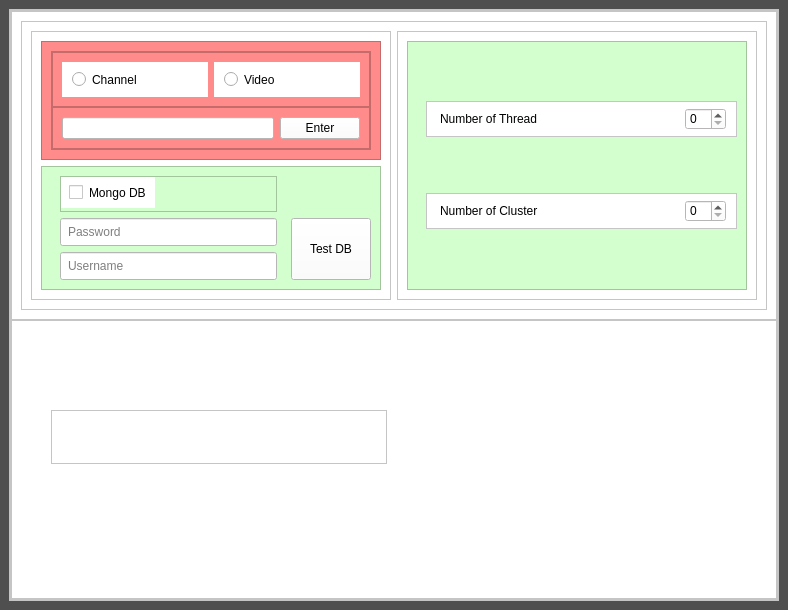
<?xml version="1.0" encoding="UTF-8"?>
<ui version="4.0">
 <class>MainWindow</class>
 <widget class="QMainWindow" name="MainWindow">
  <property name="geometry">
   <rect>
    <x>0</x>
    <y>0</y>
    <width>788</width>
    <height>610</height>
   </rect>
  </property>
  <property name="windowTitle">
   <string>MainWindow</string>
  </property>
  <property name="styleSheet">
   <string notr="true">background:  rgb(79, 79, 79);</string>
  </property>
  <widget class="QWidget" name="centralwidget">
   <layout class="QVBoxLayout" name="verticalLayout">
    <property name="spacing">
     <number>0</number>
    </property>
    <property name="leftMargin">
     <number>9</number>
    </property>
    <item>
     <widget class="QFrame" name="frame">
      <property name="styleSheet">
       <string notr="true">background: white;</string>
      </property>
      <property name="frameShape">
       <enum>QFrame::StyledPanel</enum>
      </property>
      <property name="frameShadow">
       <enum>QFrame::Raised</enum>
      </property>
      <layout class="QHBoxLayout" name="horizontalLayout">
       <property name="spacing">
        <number>0</number>
       </property>
       <property name="leftMargin">
        <number>0</number>
       </property>
       <property name="topMargin">
        <number>0</number>
       </property>
       <property name="rightMargin">
        <number>0</number>
       </property>
       <property name="bottomMargin">
        <number>0</number>
       </property>
       <item>
        <widget class="QFrame" name="frame_2">
         <property name="frameShape">
          <enum>QFrame::StyledPanel</enum>
         </property>
         <property name="frameShadow">
          <enum>QFrame::Raised</enum>
         </property>
         <property name="lineWidth">
          <number>0</number>
         </property>
         <layout class="QVBoxLayout" name="verticalLayout_2" stretch="0,0">
          <property name="spacing">
           <number>0</number>
          </property>
          <property name="leftMargin">
           <number>0</number>
          </property>
          <property name="topMargin">
           <number>0</number>
          </property>
          <property name="rightMargin">
           <number>0</number>
          </property>
          <property name="bottomMargin">
           <number>0</number>
          </property>
          <item>
           <widget class="QFrame" name="frame_3">
            <property name="frameShape">
             <enum>QFrame::StyledPanel</enum>
            </property>
            <property name="frameShadow">
             <enum>QFrame::Raised</enum>
            </property>
            <layout class="QHBoxLayout" name="horizontalLayout_2" stretch="1">
             <item>
              <widget class="QFrame" name="frame_6">
               <property name="frameShape">
                <enum>QFrame::StyledPanel</enum>
               </property>
               <property name="frameShadow">
                <enum>QFrame::Raised</enum>
               </property>
               <layout class="QHBoxLayout" name="horizontalLayout_5" stretch="1,1">
                <item>
                 <widget class="QFrame" name="frame_5">
                  <property name="frameShape">
                   <enum>QFrame::StyledPanel</enum>
                  </property>
                  <property name="frameShadow">
                   <enum>QFrame::Raised</enum>
                  </property>
                  <layout class="QVBoxLayout" name="verticalLayout_3" stretch="0,0">
                   <item>
                    <widget class="QFrame" name="frame_12">
                     <property name="styleSheet">
                      <string notr="true">background-color: rgb(255, 139, 139);</string>
                     </property>
                     <property name="frameShape">
                      <enum>QFrame::StyledPanel</enum>
                     </property>
                     <property name="frameShadow">
                      <enum>QFrame::Raised</enum>
                     </property>
                     <layout class="QHBoxLayout" name="horizontalLayout_9">
                      <item>
                       <widget class="QFrame" name="frame_9">
                        <property name="frameShape">
                         <enum>QFrame::StyledPanel</enum>
                        </property>
                        <property name="frameShadow">
                         <enum>QFrame::Raised</enum>
                        </property>
                        <layout class="QVBoxLayout" name="verticalLayout_4">
                         <property name="spacing">
                          <number>0</number>
                         </property>
                         <property name="leftMargin">
                          <number>0</number>
                         </property>
                         <property name="topMargin">
                          <number>0</number>
                         </property>
                         <property name="rightMargin">
                          <number>0</number>
                         </property>
                         <property name="bottomMargin">
                          <number>0</number>
                         </property>
                         <item>
                          <widget class="QFrame" name="frame_10">
                           <property name="frameShape">
                            <enum>QFrame::StyledPanel</enum>
                           </property>
                           <property name="frameShadow">
                            <enum>QFrame::Raised</enum>
                           </property>
                           <layout class="QHBoxLayout" name="horizontalLayout_6">
                            <item>
                             <widget class="QRadioButton" name="radioButton">
                              <property name="styleSheet">
                               <string notr="true">background-color: rgb(255, 255, 255);
padding:10px;</string>
                              </property>
                              <property name="text">
                               <string>Channel</string>
                              </property>
                             </widget>
                            </item>
                            <item>
                             <widget class="QRadioButton" name="radioButton_2">
                              <property name="styleSheet">
                               <string notr="true">background-color: rgb(255, 255, 255);
padding:10px;</string>
                              </property>
                              <property name="text">
                               <string>Video</string>
                              </property>
                             </widget>
                            </item>
                           </layout>
                          </widget>
                         </item>
                         <item>
                          <widget class="QFrame" name="frame_7">
                           <property name="frameShape">
                            <enum>QFrame::StyledPanel</enum>
                           </property>
                           <property name="frameShadow">
                            <enum>QFrame::Raised</enum>
                           </property>
                           <layout class="QHBoxLayout" name="horizontalLayout_3" stretch="25,5">
                            <item>
                             <widget class="QLineEdit" name="lineEdit">
                              <property name="styleSheet">
                               <string notr="true">background-color: rgb(255, 255, 255);
</string>
                              </property>
                             </widget>
                            </item>
                            <item>
                             <widget class="QPushButton" name="pushButton">
                              <property name="styleSheet">
                               <string notr="true">background-color: rgb(255, 255, 255);</string>
                              </property>
                              <property name="text">
                               <string>Enter</string>
                              </property>
                             </widget>
                            </item>
                           </layout>
                          </widget>
                         </item>
                        </layout>
                       </widget>
                      </item>
                     </layout>
                    </widget>
                   </item>
                   <item>
                    <widget class="QFrame" name="frame_14">
                     <property name="styleSheet">
                      <string notr="true">background-color: rgb(210, 255, 205);</string>
                     </property>
                     <property name="frameShape">
                      <enum>QFrame::StyledPanel</enum>
                     </property>
                     <property name="frameShadow">
                      <enum>QFrame::Raised</enum>
                     </property>
                     <layout class="QHBoxLayout" name="horizontalLayout_8">
                      <item>
                       <layout class="QGridLayout" name="gridLayout" rowminimumheight="0,0,0,0,0" columnminimumwidth="0,0">
                        <property name="leftMargin">
                         <number>9</number>
                        </property>
                        <property name="topMargin">
                         <number>0</number>
                        </property>
                        <property name="horizontalSpacing">
                         <number>14</number>
                        </property>
                        <property name="verticalSpacing">
                         <number>6</number>
                        </property>
                        <item row="4" column="0">
                         <widget class="QLineEdit" name="lineEdit_2">
                          <property name="minimumSize">
                           <size>
                            <width>0</width>
                            <height>28</height>
                           </size>
                          </property>
                          <property name="styleSheet">
                           <string notr="true">background-color: rgb(255, 255, 255);padding-left:5px;</string>
                          </property>
                          <property name="placeholderText">
                           <string>Username</string>
                          </property>
                         </widget>
                        </item>
                        <item row="3" column="0">
                         <widget class="QLineEdit" name="lineEdit_3">
                          <property name="minimumSize">
                           <size>
                            <width>0</width>
                            <height>28</height>
                           </size>
                          </property>
                          <property name="styleSheet">
                           <string notr="true">padding-left:5px;
background-color: rgb(255, 255, 255);</string>
                          </property>
                          <property name="placeholderText">
                           <string>Password</string>
                          </property>
                         </widget>
                        </item>
                        <item row="3" column="1" rowspan="2">
                         <widget class="QPushButton" name="pushButton_2">
                          <property name="sizePolicy">
                           <sizepolicy hsizetype="Minimum" vsizetype="Expanding">
                            <horstretch>0</horstretch>
                            <verstretch>0</verstretch>
                           </sizepolicy>
                          </property>
                          <property name="styleSheet">
                           <string notr="true">background-color: rgb(255, 255, 255);</string>
                          </property>
                          <property name="text">
                           <string>Test DB</string>
                          </property>
                         </widget>
                        </item>
                        <item row="1" column="0">
                         <widget class="QFrame" name="frame_8">
                          <property name="sizePolicy">
                           <sizepolicy hsizetype="Preferred" vsizetype="Fixed">
                            <horstretch>0</horstretch>
                            <verstretch>0</verstretch>
                           </sizepolicy>
                          </property>
                          <property name="layoutDirection">
                           <enum>Qt::LeftToRight</enum>
                          </property>
                          <property name="frameShape">
                           <enum>QFrame::StyledPanel</enum>
                          </property>
                          <property name="frameShadow">
                           <enum>QFrame::Raised</enum>
                          </property>
                          <property name="midLineWidth">
                           <number>0</number>
                          </property>
                          <layout class="QHBoxLayout" name="horizontalLayout_4" stretch="0,0">
                           <property name="spacing">
                            <number>0</number>
                           </property>
                           <property name="leftMargin">
                            <number>0</number>
                           </property>
                           <property name="topMargin">
                            <number>0</number>
                           </property>
                           <property name="rightMargin">
                            <number>0</number>
                           </property>
                           <property name="bottomMargin">
                            <number>3</number>
                           </property>
                           <item>
                            <widget class="QCheckBox" name="checkBox">
                             <property name="sizePolicy">
                              <sizepolicy hsizetype="Fixed" vsizetype="Fixed">
                               <horstretch>0</horstretch>
                               <verstretch>0</verstretch>
                              </sizepolicy>
                             </property>
                             <property name="styleSheet">
                              <string notr="true">background-color: rgb(255, 255, 255);
padding:8px;
</string>
                             </property>
                             <property name="text">
                              <string>Mongo DB</string>
                             </property>
                            </widget>
                           </item>
                           <item>
                            <spacer name="horizontalSpacer">
                             <property name="orientation">
                              <enum>Qt::Horizontal</enum>
                             </property>
                             <property name="sizeHint" stdset="0">
                              <size>
                               <width>40</width>
                               <height>20</height>
                              </size>
                             </property>
                            </spacer>
                           </item>
                          </layout>
                         </widget>
                        </item>
                       </layout>
                      </item>
                     </layout>
                    </widget>
                   </item>
                  </layout>
                 </widget>
                </item>
                <item>
                 <widget class="QFrame" name="frame_11">
                  <property name="frameShape">
                   <enum>QFrame::StyledPanel</enum>
                  </property>
                  <property name="frameShadow">
                   <enum>QFrame::Raised</enum>
                  </property>
                  <layout class="QVBoxLayout" name="verticalLayout_5">
                   <item>
                    <widget class="QFrame" name="frame_15">
                     <property name="styleSheet">
                      <string notr="true">background-color: rgb(210, 255, 205);</string>
                     </property>
                     <property name="frameShape">
                      <enum>QFrame::StyledPanel</enum>
                     </property>
                     <property name="frameShadow">
                      <enum>QFrame::Raised</enum>
                     </property>
                     <layout class="QHBoxLayout" name="horizontalLayout_10">
                      <item>
                       <layout class="QGridLayout" name="gridLayout_2">
                        <property name="leftMargin">
                         <number>9</number>
                        </property>
                        <property name="topMargin">
                         <number>0</number>
                        </property>
                        <property name="horizontalSpacing">
                         <number>14</number>
                        </property>
                        <property name="verticalSpacing">
                         <number>6</number>
                        </property>
                        <item row="0" column="0">
                         <widget class="QFrame" name="frame_16">
                          <property name="sizePolicy">
                           <sizepolicy hsizetype="Preferred" vsizetype="Fixed">
                            <horstretch>0</horstretch>
                            <verstretch>0</verstretch>
                           </sizepolicy>
                          </property>
                          <property name="styleSheet">
                           <string notr="true">background-color: rgb(255, 255, 255);</string>
                          </property>
                          <property name="frameShape">
                           <enum>QFrame::StyledPanel</enum>
                          </property>
                          <property name="frameShadow">
                           <enum>QFrame::Raised</enum>
                          </property>
                          <layout class="QHBoxLayout" name="horizontalLayout_11">
                           <property name="spacing">
                            <number>0</number>
                           </property>
                           <property name="leftMargin">
                            <number>0</number>
                           </property>
                           <property name="topMargin">
                            <number>0</number>
                           </property>
                           <property name="rightMargin">
                            <number>0</number>
                           </property>
                           <property name="bottomMargin">
                            <number>0</number>
                           </property>
                           <item>
                            <widget class="QLabel" name="label">
                             <property name="sizePolicy">
                              <sizepolicy hsizetype="Expanding" vsizetype="Fixed">
                               <horstretch>0</horstretch>
                               <verstretch>0</verstretch>
                              </sizepolicy>
                             </property>
                             <property name="styleSheet">
                              <string notr="true">padding:10px;
background-color: rgb(255, 255, 255);</string>
                             </property>
                             <property name="text">
                              <string>Number of Thread</string>
                             </property>
                            </widget>
                           </item>
                           <item>
                            <widget class="QSpinBox" name="spinBox">
                             <property name="styleSheet">
                              <string notr="true">margin-right:10px;background-color: rgb(255, 255, 255);
</string>
                             </property>
                            </widget>
                           </item>
                          </layout>
                         </widget>
                        </item>
                        <item row="1" column="0">
                         <widget class="QFrame" name="frame_17">
                          <property name="sizePolicy">
                           <sizepolicy hsizetype="Preferred" vsizetype="Fixed">
                            <horstretch>0</horstretch>
                            <verstretch>0</verstretch>
                           </sizepolicy>
                          </property>
                          <property name="styleSheet">
                           <string notr="true">background-color: rgb(255, 255, 255);</string>
                          </property>
                          <property name="frameShape">
                           <enum>QFrame::StyledPanel</enum>
                          </property>
                          <property name="frameShadow">
                           <enum>QFrame::Raised</enum>
                          </property>
                          <layout class="QHBoxLayout" name="horizontalLayout_12">
                           <property name="spacing">
                            <number>0</number>
                           </property>
                           <property name="leftMargin">
                            <number>0</number>
                           </property>
                           <property name="topMargin">
                            <number>0</number>
                           </property>
                           <property name="rightMargin">
                            <number>0</number>
                           </property>
                           <property name="bottomMargin">
                            <number>0</number>
                           </property>
                           <item>
                            <widget class="QLabel" name="label_2">
                             <property name="sizePolicy">
                              <sizepolicy hsizetype="Expanding" vsizetype="Fixed">
                               <horstretch>0</horstretch>
                               <verstretch>0</verstretch>
                              </sizepolicy>
                             </property>
                             <property name="styleSheet">
                              <string notr="true">padding:10px;
background-color: rgb(255, 255, 255);</string>
                             </property>
                             <property name="text">
                              <string>Number of Cluster</string>
                             </property>
                            </widget>
                           </item>
                           <item>
                            <widget class="QSpinBox" name="spinBox_2">
                             <property name="styleSheet">
                              <string notr="true">background-color: rgb(255, 255, 255);
margin-right:10px;
</string>
                             </property>
                            </widget>
                           </item>
                          </layout>
                         </widget>
                        </item>
                       </layout>
                      </item>
                     </layout>
                    </widget>
                   </item>
                  </layout>
                 </widget>
                </item>
               </layout>
              </widget>
             </item>
            </layout>
           </widget>
          </item>
          <item>
           <widget class="QFrame" name="frame_4">
            <property name="frameShape">
             <enum>QFrame::StyledPanel</enum>
            </property>
            <property name="frameShadow">
             <enum>QFrame::Raised</enum>
            </property>
            <widget class="QFrame" name="frame_13">
             <property name="geometry">
              <rect>
               <x>40</x>
               <y>90</y>
               <width>336</width>
               <height>54</height>
              </rect>
             </property>
             <property name="frameShape">
              <enum>QFrame::StyledPanel</enum>
             </property>
             <property name="frameShadow">
              <enum>QFrame::Raised</enum>
             </property>
             <layout class="QHBoxLayout" name="horizontalLayout_7"/>
            </widget>
           </widget>
          </item>
         </layout>
        </widget>
       </item>
      </layout>
     </widget>
    </item>
   </layout>
  </widget>
 </widget>
 <resources/>
 <connections/>
</ui>
